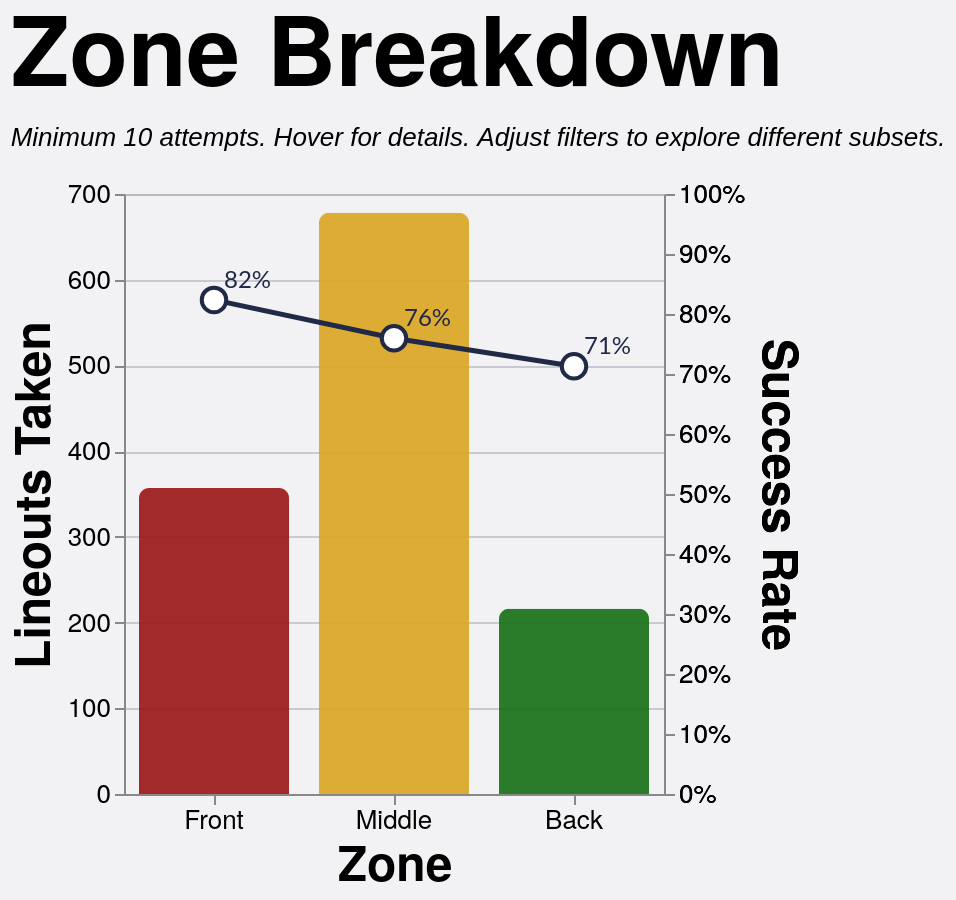

Here is the Vega-Lite specification saved for this chart:
### Vega-Lite specification from a JSON file in a GitHub repository (floating-point values rounded to 4 significant figures; data arrays with more than 128 entries replaced by an {"elided": "..."} marker saying what was removed)
{"config": {"axis": {"labelFont": "PT Sans Narrow, Helvetica Neue, Helvetica, Arial, sans-serif", "titleFont": "PT Sans Narrow, Helvetica Neue, Helvetica, Arial, sans-serif", "labelFontSize": 13, "titleFontSize": 24, "gridColor": "#202947", "gridOpacity": 0.2}, "text": {"font": "Lato, sans-serif"}, "bar": {"cornerRadiusEnd": 5}, "header": {"labelFont": "PT Sans Narrow, Helvetica Neue, Helvetica, Arial, sans-serif", "titleFont": "PT Sans Narrow, Helvetica Neue, Helvetica, Arial, sans-serif", "labelFontSize": 24, "titleFontSize": 28, "labelFontWeight": "bold", "orient": "left"}, "legend": {"labelFont": "PT Sans Narrow, Helvetica Neue, Helvetica, Arial, sans-serif", "titleFont": "PT Sans Narrow, Helvetica Neue, Helvetica, Arial, sans-serif", "labelFontSize": 14, "titleFontSize": 16, "titlePadding": 5, "fillColor": "white", "strokeColor": "black", "padding": 10, "titleFontWeight": "lighter", "titleFontStyle": "italic", "titleColor": "gray", "offset": 10}, "title": {"font": "PT Sans Narrow, Helvetica Neue, Helvetica, Arial, sans-serif", "fontSize": 48, "fontWeight": "bold", "anchor": "start", "align": "center", "titlePadding": 20, "subtitlePadding": 10, "subtitleFontSize": 13, "subtitleColor": "", "subtitleFontStyle": "italic", "offset": 15, "color": "black"}, "axisX": {"labelAngle": 0}, "facet": {"title": null, "header": null, "align": {"row": "each", "column": "each"}}, "resolve": {"scale": {"y": "independent", "facet": "independent"}}, "background": "#f2f1f4", "scale": {"offsetBandPaddingOuter": 0.2, "offsetBandPaddingInner": 0.1}}, "layer": [{"mark": {"type": "bar", "opacity": 0.9, "size": 75}, "encoding": {"color": {"field": "area", "legend": null, "scale": {"domain": ["Front", "Middle", "Back"], "range": ["#991515", "goldenrod", "#146f14"]}, "type": "nominal"}, "stroke": {"value": "transparent"}, "tooltip": [{"field": "area", "title": "Zone", "type": "nominal"}, {"field": "attempts", "format": ",.0f", "title": "Attempts", "type": "quantitative"}, {"field": "won", "format": ",.0f", "title": "Won", "type": "quantitative"}, {"field": "success_rate", "format": ".1%", "title": "Success Rate", "type": "quantitative"}], "x": {"axis": {"labelAngle": 0}, "field": "area", "sort": ["Front", "Middle", "Back"], "title": "Zone", "type": "nominal"}, "y": {"field": "attempts", "title": "Lineouts Taken", "type": "quantitative"}}, "transform": [{"filter": "(loSquad == 'All' || datum.squad == loSquad) && (loSeason == 'All' || datum.season == loSeason) && (loGameType == 'All' || (loGameType == 'League + Cup' && (datum.game_type == 'League' || datum.game_type == 'Cup')) || (loGameType == 'League only' && datum.game_type == 'League') || datum.game_type == loGameType) && (loThrower == 'All' || datum.thrower == loThrower) && (loJumper == 'All' || datum.jumper == loJumper) && (loArea == 'All' || datum.area == loArea) && (loNumbers == 'All' || datum.numbers == loNumbers)"}, {"aggregate": [{"op": "count", "as": "attempts"}, {"op": "sum", "field": "won", "as": "won"}], "groupby": ["area"]}, {"filter": "datum.attempts >= 10"}, {"calculate": "datum.won / datum.attempts", "as": "success_rate"}]}, {"mark": {"type": "line", "point": {"fill": "white", "filled": false, "size": 150, "stroke": "#202946"}, "stroke": "#202946", "strokeWidth": 2.5}, "encoding": {"tooltip": [{"field": "area", "title": "Zone", "type": "nominal"}, {"field": "attempts", "format": ",.0f", "title": "Attempts", "type": "quantitative"}, {"field": "won", "format": ",.0f", "title": "Won", "type": "quantitative"}, {"field": "success_rate", "format": ".1%", "title": "Success Rate", "type": "quantitative"}], "x": {"axis": {"labelAngle": 0}, "field": "area", "sort": ["Front", "Middle", "Back"], "title": "Zone", "type": "nominal"}, "y": {"axis": {"format": "%"}, "field": "success_rate", "scale": {"domain": [0, 1]}, "title": "Success Rate", "type": "quantitative"}}, "transform": [{"filter": "(loSquad == 'All' || datum.squad == loSquad) && (loSeason == 'All' || datum.season == loSeason) && (loGameType == 'All' || (loGameType == 'League + Cup' && (datum.game_type == 'League' || datum.game_type == 'Cup')) || (loGameType == 'League only' && datum.game_type == 'League') || datum.game_type == loGameType) && (loThrower == 'All' || datum.thrower == loThrower) && (loJumper == 'All' || datum.jumper == loJumper) && (loArea == 'All' || datum.area == loArea) && (loNumbers == 'All' || datum.numbers == loNumbers)"}, {"aggregate": [{"op": "count", "as": "attempts"}, {"op": "sum", "field": "won", "as": "won"}], "groupby": ["area"]}, {"filter": "datum.attempts >= 10"}, {"calculate": "datum.won / datum.attempts", "as": "success_rate"}]}, {"mark": {"type": "text", "align": "left", "baseline": "middle", "color": "#202946", "dx": 5, "dy": -10, "fontSize": 12}, "encoding": {"text": {"field": "success_rate", "format": ".0%", "type": "quantitative"}, "x": {"axis": {"labelAngle": 0}, "field": "area", "sort": ["Front", "Middle", "Back"], "title": "Zone", "type": "nominal"}, "y": {"axis": {"format": "%"}, "field": "success_rate", "scale": {"domain": [0, 1]}, "title": "Success Rate", "type": "quantitative"}}, "transform": [{"filter": "(loSquad == 'All' || datum.squad == loSquad) && (loSeason == 'All' || datum.season == loSeason) && (loGameType == 'All' || (loGameType == 'League + Cup' && (datum.game_type == 'League' || datum.game_type == 'Cup')) || (loGameType == 'League only' && datum.game_type == 'League') || datum.game_type == loGameType) && (loThrower == 'All' || datum.thrower == loThrower) && (loJumper == 'All' || datum.jumper == loJumper) && (loArea == 'All' || datum.area == loArea) && (loNumbers == 'All' || datum.numbers == loNumbers)"}, {"aggregate": [{"op": "count", "as": "attempts"}, {"op": "sum", "field": "won", "as": "won"}], "groupby": ["area"]}, {"filter": "datum.attempts >= 10"}, {"calculate": "datum.won / datum.attempts", "as": "success_rate"}]}], "data": {"name": "data-cf4de7f0020e91f04208de3fdd3ebf7e"}, "height": 300, "params": [{"name": "loSquad", "value": "All"}, {"name": "loSeason", "value": "All"}, {"name": "loGameType", "value": "All"}, {"name": "loThrower", "value": "All"}, {"name": "loJumper", "value": "All"}, {"name": "loArea", "value": "All"}, {"name": "loNumbers", "value": "All"}], "resolve": {"scale": {"y": "independent"}}, "title": {"text": "Zone Breakdown", "subtitle": "Minimum 10 attempts. Hover for details. Adjust filters to explore different subsets."}, "width": {"step": 90}, "$schema": "https://vega.github.io/schema/vega-lite/v5.20.1.json", "datasets": {"data-cf4de7f0020e91f04208de3fdd3ebf7e": {"elided": "1254 records"}}}
